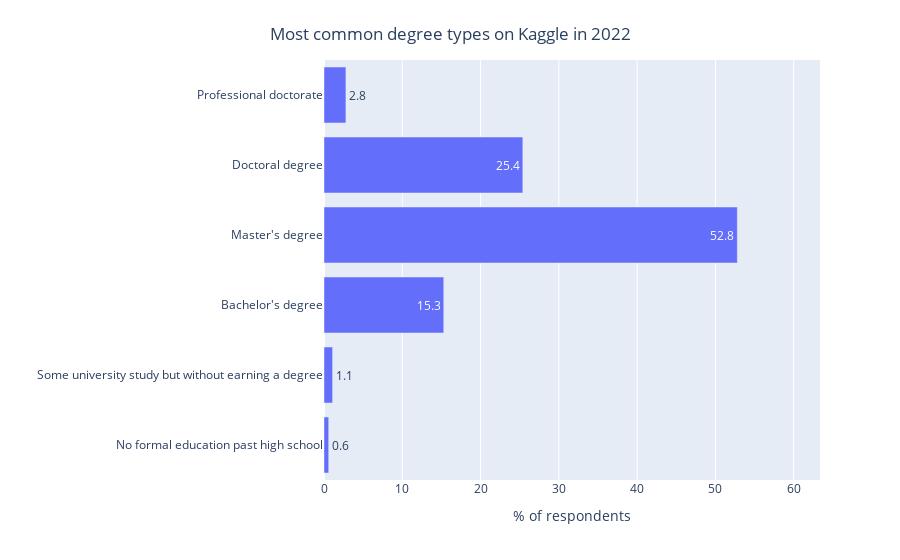

The notebook cell this image was saved under:
### Code cell
question_of_interest = 'What is the highest level of formal education that you have attained or plan to attain within the next 2 years?'
responses_df_2022[question_of_interest].replace(["Bachelorâs degree"], "Bachelor's degree",inplace=True) 
responses_df_2022[question_of_interest].replace(["Masterâs degree"], "Master's degree",inplace=True) 
responses_df_2022[question_of_interest].replace(["Some college/university study without earning a bachelorâs degree"], "Some university study but without earning a degree",inplace=True) 
responses_in_order = ["No formal education past high school","Some university study but without earning a degree","Bachelor's degree","Master's degree","Doctoral degree","Professional doctorate"]
percentages = count_then_return_percent(responses_df_2022,question_of_interest).sort_index()[responses_in_order]

title_for_chart = 'Most common degree types on Kaggle'
title_for_y_axis = '% of respondents'
bar_chart_multiple_choice(response_counts=percentages,
                 title=title_for_chart,
                 y_axis_title=title_for_y_axis,
                 orientation=orientation_for_chart)

### Figure 1 — Plotly figure (JSON) as saved in the notebook; plotly's stock layout.template omitted (floating-point values rounded to 4 significant figures)
{"data": [{"alignmentgroup": "True", "hovertemplate": "variable=count<br>% of respondents=%{x}<br>=%{y}<br>text=%{text}<extra></extra>", "legendgroup": "count", "marker": {"color": "#636efa", "pattern": {"shape": ""}}, "name": "count", "offsetgroup": "count", "orientation": "h", "showlegend": true, "text": [0.6, 1.1, 15.3, 52.8, 25.4, 2.8], "textposition": "auto", "type": "bar", "x": [0.6, 1.1, 15.3, 52.8, 25.4, 2.8], "xaxis": "x", "y": ["No formal education past high school", "Some university study but without earning a degree", "Bachelor's degree", "Master's degree", "Doctoral degree", "Professional doctorate"], "yaxis": "y"}], "layout": {"barmode": "relative", "legend": {"title": {"text": "variable"}, "tracegroupgap": 0}, "margin": {"t": 60}, "showlegend": false, "title": {"text": "Most common degree types on Kaggle in 2022", "x": 0.5, "y": 0.95}, "xaxis": {"anchor": "y", "domain": [0, 1], "range": [0, 63.36], "title": {"text": "% of respondents"}}, "yaxis": {"anchor": "x", "domain": [0, 1], "title": {"text": ""}}}}
